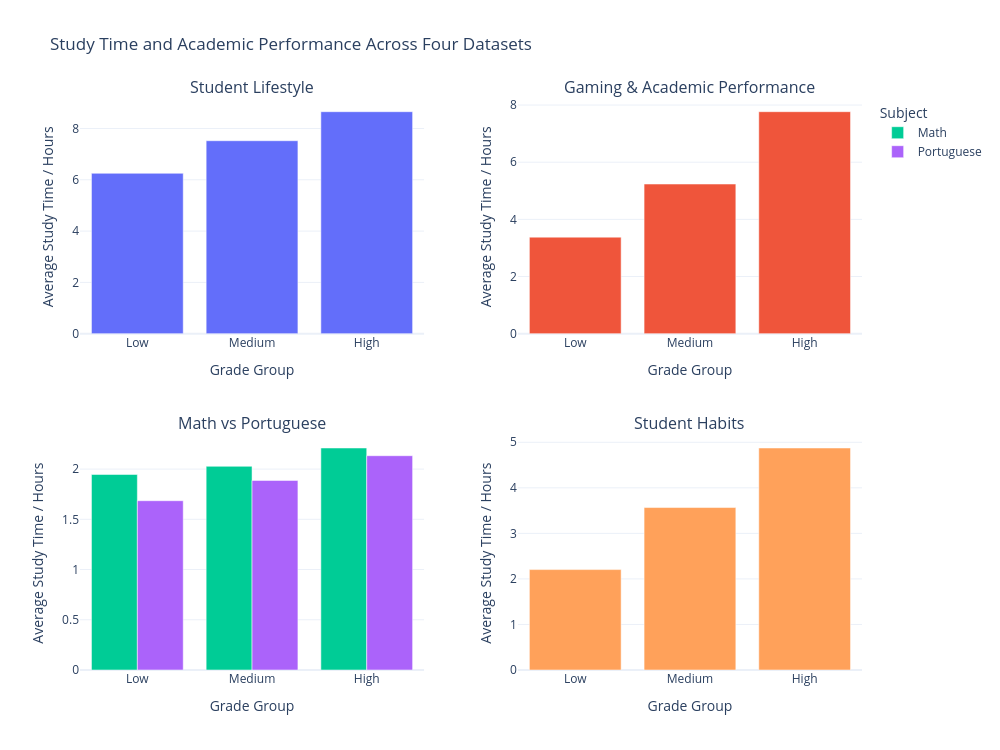

Notebook code cell kept with this figure:
### Markdown cell above
## Study time

_Students spending more time studying tend to achieve higher academic performance._

### Code cell
%run plots/study_time_plot.ipynb

### Figure 1 — Plotly figure (JSON) as saved in the notebook; plotly's stock layout.template omitted (floating-point values rounded to 4 significant figures)
{"data": [{"showlegend": false, "type": "bar", "x": ["Low", "Medium", "High"], "xaxis": "x", "y": [6.252, 7.522, 8.654], "yaxis": "y"}, {"showlegend": false, "type": "bar", "x": ["Low", "Medium", "High"], "xaxis": "x2", "y": [3.378, 5.236, 7.768], "yaxis": "y2"}, {"name": "Math", "type": "bar", "x": ["Low", "Medium", "High"], "xaxis": "x3", "y": [1.946, 2.028, 2.21], "yaxis": "y3"}, {"name": "Portuguese", "type": "bar", "x": ["Low", "Medium", "High"], "xaxis": "x3", "y": [1.685, 1.887, 2.133], "yaxis": "y3"}, {"showlegend": false, "type": "bar", "x": ["Low", "Medium", "High"], "xaxis": "x4", "y": [2.205, 3.567, 4.875], "yaxis": "y4"}], "layout": {"annotations": [{"font": {"size": 16}, "showarrow": false, "text": "Student Lifestyle", "x": 0.22, "xanchor": "center", "xref": "paper", "y": 1, "yanchor": "bottom", "yref": "paper"}, {"font": {"size": 16}, "showarrow": false, "text": "Gaming & Academic Performance", "x": 0.78, "xanchor": "center", "xref": "paper", "y": 1, "yanchor": "bottom", "yref": "paper"}, {"font": {"size": 16}, "showarrow": false, "text": "Math vs Portuguese", "x": 0.22, "xanchor": "center", "xref": "paper", "y": 0.41, "yanchor": "bottom", "yref": "paper"}, {"font": {"size": 16}, "showarrow": false, "text": "Student Habits", "x": 0.78, "xanchor": "center", "xref": "paper", "y": 0.41, "yanchor": "bottom", "yref": "paper"}], "barmode": "group", "height": 750, "legend": {"title": {"text": "Subject"}}, "title": {"text": "Study Time and Academic Performance Across Four Datasets"}, "width": 1000, "xaxis": {"anchor": "y", "domain": [0, 0.44], "title": {"text": "Grade Group"}}, "xaxis2": {"anchor": "y2", "domain": [0.56, 1], "title": {"text": "Grade Group"}}, "xaxis3": {"anchor": "y3", "domain": [0, 0.44], "title": {"text": "Grade Group"}}, "xaxis4": {"anchor": "y4", "domain": [0.56, 1], "title": {"text": "Grade Group"}}, "yaxis": {"anchor": "x", "domain": [0.59, 1], "title": {"text": "Average Study Time / Hours"}}, "yaxis2": {"anchor": "x2", "domain": [0.59, 1], "title": {"text": "Average Study Time / Hours"}}, "yaxis3": {"anchor": "x3", "domain": [0, 0.41], "title": {"text": "Average Study Time / Hours"}}, "yaxis4": {"anchor": "x4", "domain": [0, 0.41], "title": {"text": "Average Study Time / Hours"}}}}
